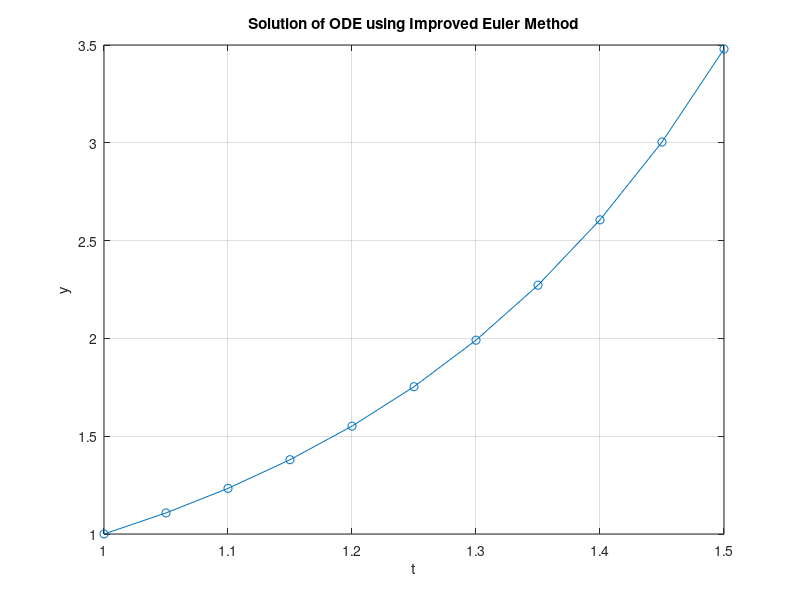

Source code (MATLAB):
clc
clear
% Define the differential equation dy/dt = 2ty 
f = @(t, y) 2 * t * y;

% Initial conditions
t0 = 1;   % Initial time
y0 = 1;   % Initial value of the solution

% Time step and number of steps
h = 0.05;  % Time step size
n = 10;   % Number of steps

% Initialize arrays to store the solution
t = t0:h:(t0 + h * n);
y = zeros(1, n+1);
y(1) = y0;

% Improved Euler method loop
for i = 1:n
    k1 = h * f(t(i), y(i));
    k2 = h * f(t(i) + h, y(i) + k1);
    y(i+1) = y(i) + (k1 + k2) / 2;
end

% Plot the solution
figure;
plot(t, y, '-o');
xlabel('t');
ylabel('y');
title('Solution of ODE using Improved Euler Method');
grid on;
